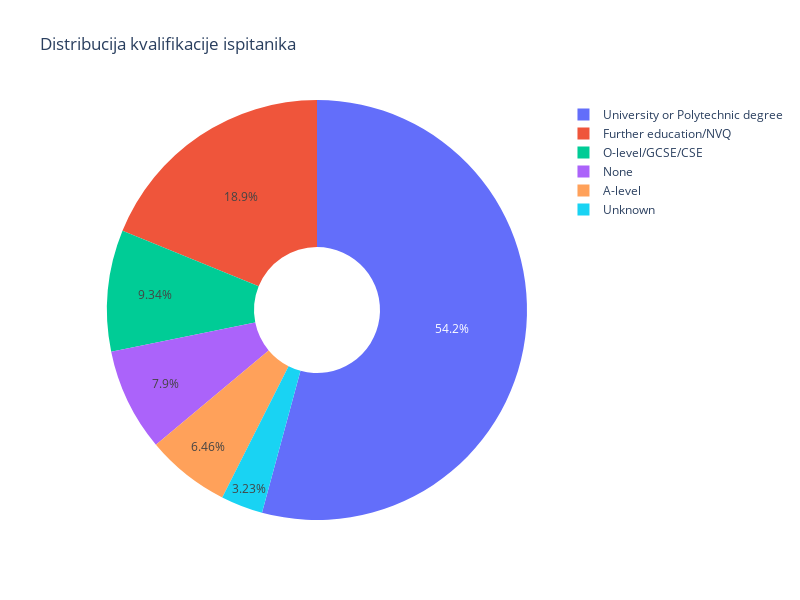

Notebook cell for this chart:
### Code cell
fig5 = px.pie(metadata_df, names="QUALIFICATION_ID", title="Distribucija kvalifikacije ispitanika", hole=0.3)
fig5.update_layout(width=800, height=600)
fig5.show()

### Figure 1 — Plotly figure (JSON) as saved in the notebook; plotly's stock layout.template omitted (floating-point values rounded to 4 significant figures; data arrays with more than 128 entries replaced by an {"elided": "..."} marker saying what was removed)
{"data": [{"domain": {"x": [0, 1], "y": [0, 1]}, "hole": 0.3, "hovertemplate": "QUALIFICATION_ID=%{label}<extra></extra>", "labels": {"elided": "557 str values"}, "legendgroup": "", "name": "", "showlegend": true, "type": "pie"}], "layout": {"height": 600, "legend": {"tracegroupgap": 0}, "title": {"text": "Distribucija kvalifikacije ispitanika"}, "width": 800}}
